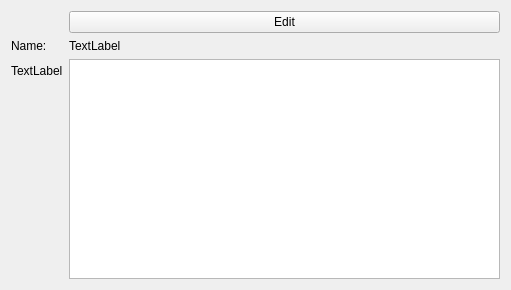
<?xml version="1.0" encoding="UTF-8"?>
<ui version="4.0">
 <class>ViewGroupWidget</class>
 <widget class="QWidget" name="ViewGroupWidget">
  <property name="geometry">
   <rect>
    <x>0</x>
    <y>0</y>
    <width>511</width>
    <height>290</height>
   </rect>
  </property>
  <property name="windowTitle">
   <string>View Group Widget</string>
  </property>
  <layout class="QFormLayout" name="formLayout">
   <item row="0" column="1">
    <layout class="QHBoxLayout" name="horizontalLayout">
     <item>
      <widget class="QPushButton" name="pushButton_2">
       <property name="text">
        <string>Edit</string>
       </property>
      </widget>
     </item>
    </layout>
   </item>
   <item row="1" column="0">
    <widget class="QLabel" name="label">
     <property name="text">
      <string>Name:</string>
     </property>
    </widget>
   </item>
   <item row="1" column="1">
    <widget class="QLabel" name="nameValueLabel">
     <property name="text">
      <string>TextLabel</string>
     </property>
    </widget>
   </item>
   <item row="2" column="0">
    <widget class="QLabel" name="label_3">
     <property name="text">
      <string>TextLabel</string>
     </property>
    </widget>
   </item>
   <item row="2" column="1">
    <layout class="QHBoxLayout" name="horizontalLayout_2">
     <item>
      <widget class="QTreeView" name="treeView"/>
     </item>
    </layout>
   </item>
  </layout>
 </widget>
 <resources/>
 <connections>
  <connection>
   <sender>pushButton_2</sender>
   <signal>clicked()</signal>
   <receiver>ViewGroupWidget</receiver>
   <slot>on_edit_clicked()</slot>
   <hints>
    <hint type="sourcelabel">
     <x>130</x>
     <y>20</y>
    </hint>
    <hint type="destinationlabel">
     <x>205</x>
     <y>34</y>
    </hint>
   </hints>
  </connection>
 </connections>
 <slots>
  <slot>on_edit_clicked()</slot>
 </slots>
</ui>
